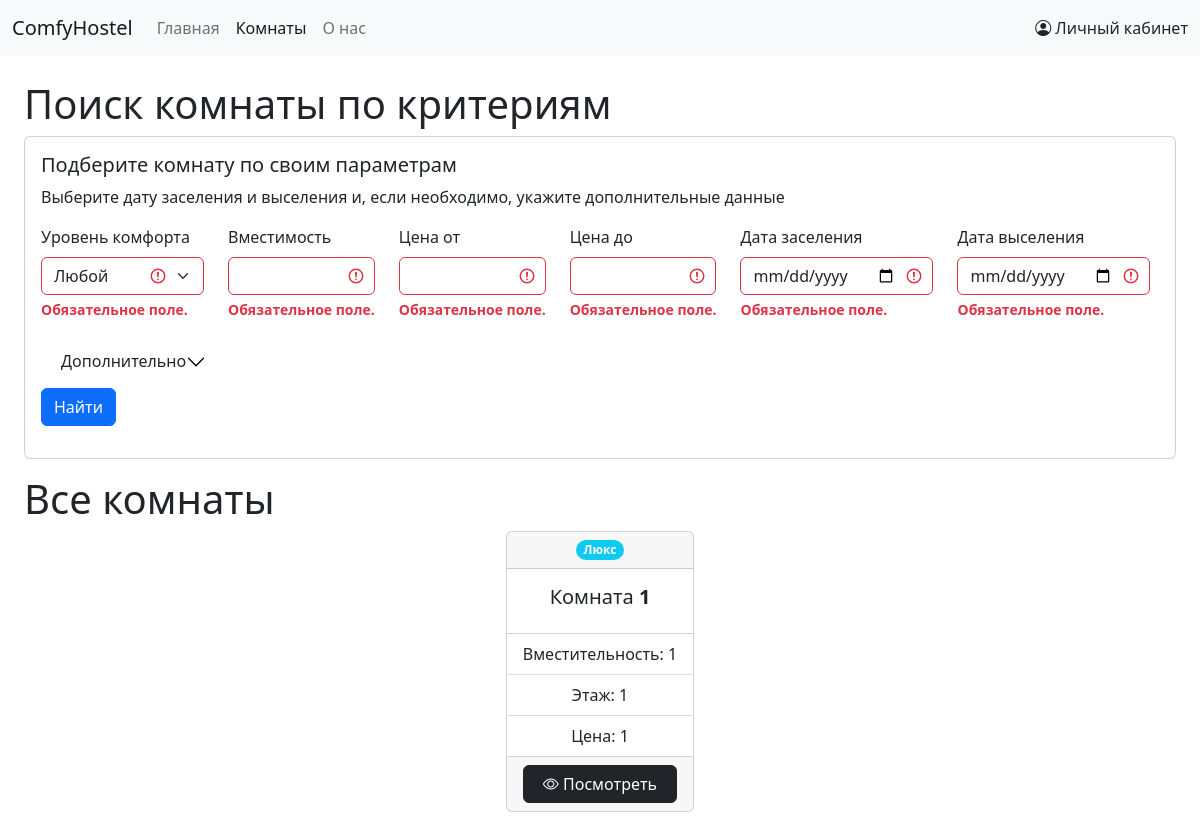
/home/rooms/, run on an earlier commit of the app's database.
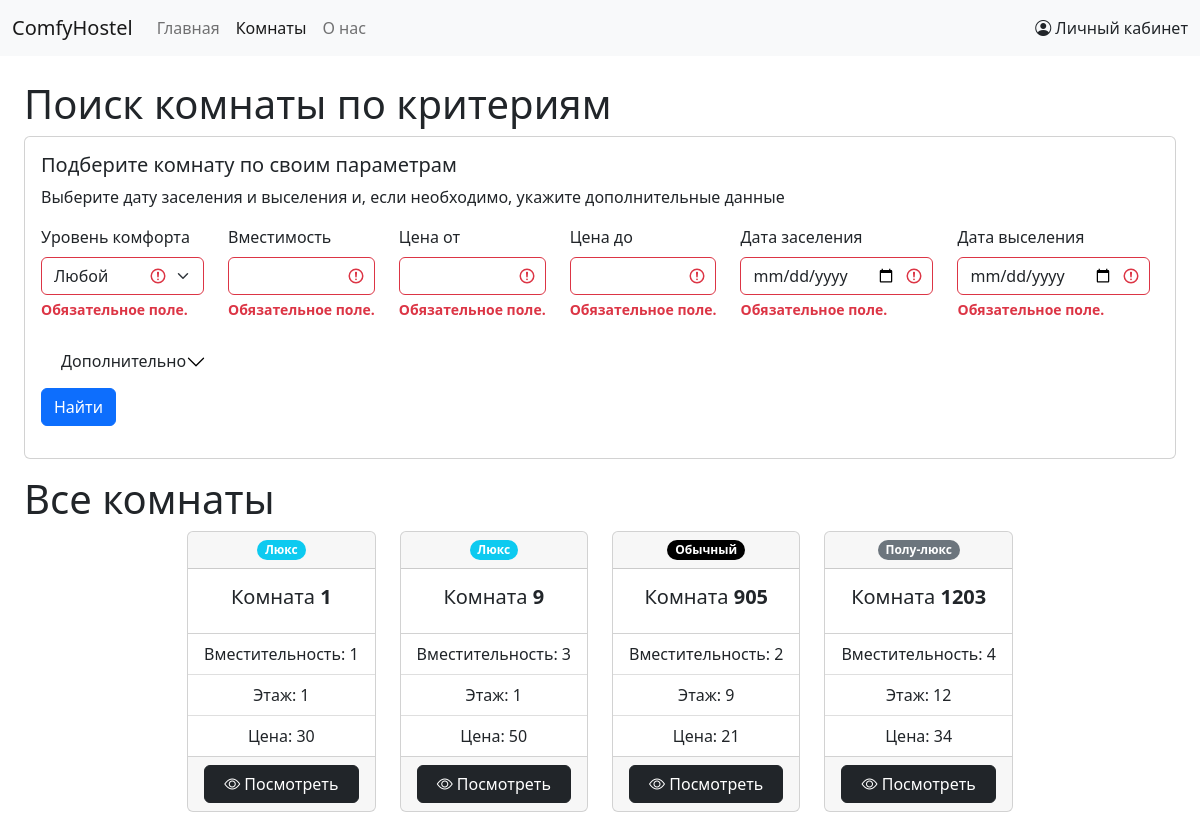
And on a later commit of the database.
### home/models.py (models this page shows, shortened)
class Room(models.Model):
    CAPACITY_CHOICES = [
        (1, 1), (2, 2), (3, 3), (4, 4), (5, 5),
    ]
    capacity = models.IntegerField(choices=CAPACITY_CHOICES, default=CAPACITY_CHOICES[0])
    COMFORTABILITY_CHOICES = [
        ("lux", "Люкс"),
        ("semi-lux", "Полу-люкс"),
        ("standard", "Обычный"),
    ]
    comfortability = models.CharField(choices=COMFORTABILITY_CHOICES, max_length=20)
    number = models.IntegerField(primary_key=True, unique=True)
    floor = models.IntegerField()
    price = models.IntegerField()
    STATUSES_LIST = [
        ("available", "Свободна"),
        ("taken", "Занята"),
    ]
    status = models.CharField(max_length=20, choices=STATUSES_LIST, default=STATUSES_LIST[0])
    def get_absolute_url(self):
        return reverse('room-detail', args=[str(self.number)])

### home/views.py (the view, shortened to what this page needs)
# urls.py: path('rooms/', views.rooms, name="rooms"),
def rooms(request):
    form = RoomsFilterForm(request.POST)
    room_query_set = Room.objects.all()
    is_found = False
    context = {
        'form': form,
        'room_list': room_query_set,
        'is_found': is_found,
    }
    return render(request, template_name='home/room_list.html', context=context)

### home/forms.py (called while the page is built)
    def clean(self):
        cd = self.cleaned_data
        if cd.get('date_to') and cd.get('date_from'):
            if cd.get('date_to') <= cd.get('date_from'):
                self.add_error('date_to', 'Дата выселения должна быть позднее, чем дата заселения')
            if cd.get('date_from') < datetime.date.today():
                self.add_error('date_from', 'Дата заселения должна быть не ранее текущей даты')
        return cd

### home/templates/home/room_list.html (shortened to what this page needs)
{% extends 'base_generic.html' %}
{% load crispy_forms_filters %}
{% load crispy_forms_field %}
{% load crispy_forms_tags %}
{% load crispy_forms_utils %}
{% block content %}
    <h1 class="header">Поиск комнаты по критериям</h1>
    <div class="col card">
        <div class="card-body">
            <h5 class="card-title">Подберите комнату по своим параметрам</h5>
            <p class="card-text">Выберите дату заселения и выселения и, если необходимо, укажите дополнительные данные</p>
            <form method="post">
                <div class="row row-cols-md-2">
                    <div class="col-md-auto">{{ form.comfortability|as_crispy_field }}</div>
                    <div class="col-md-auto">{{ form.capacity|as_crispy_field }}</div>
                    <div class="col-md-auto">{{ form.price_from|as_crispy_field }}</div>
                    <div class="col-md-auto">{{ form.price_to|as_crispy_field }}</div>
                    <div class="col-md-auto">{{ form.date_from|as_crispy_field }}</div>
                    <div class="col-md-auto">{{ form.date_to|as_crispy_field}}</div>
                </div>
                <div class="row row-cols-auto">
                    <div class="accordion accordion-flush col-md-auto" id="accordionFlushAdditional">
                        <div class="accordion-item">
                            <h2 class="accordion-header" style="--bs-btn-padding-x: 0rem;" id="flush-headingOne">
                                <button class="accordion-button collapsed" type="button" data-bs-toggle="collapse" data-bs-target="#flush-collapseOne" aria-expanded="false" aria-controls="flush-collapseOne">
                                    Дополнительно
                                </button>
                            </h2>
                        </div>
                    </div>
                </div>
                <button type="submit" name="findRoom" class="btn btn-primary" value="find">Найти</button>
            </form>
        </div>
    </div>
    <div class="col mt-3">
        {% if form.is_valid %}
            <h1 class="header">Найденные комнаты</h1>
        {% else %}
            <h1 class="header">Все комнаты</h1>
        {% endif %}
        <div class="row row-cols-auto justify-content-center g-4">
            {% for room in room_list %}
                <div class="col-md-auto" href="#">
                    <div class="card text-center h-100">
                        <div class="card-header">
                            <span class="badge {% if room.comfortability == 'lux' %} bg-info {% elif room.comfortability == 'semi-lux' %} bg-secondary {% else %} bg-black {% endif %} rounded-pill">{{ room.get_comfortability_display }}</span>
                        </div>
                        <div class="card-body">
                            <h5 class="card-title">Комната <strong>{{ room.number }}</strong>
                            </h5>
                        </div>
                        <ul class="list-group list-group-flush">
                            <li class="list-group-item">Вместительность: {{ room.capacity }}</li>
                            <li class="list-group-item">Этаж: {{ room.floor }}</li>
                            <li class="list-group-item">Цена: {{ room.price }}</li>
                        </ul>
                        <div class="card-footer">
                            <div class="d-grid gap-2">
                                <a class="btn btn-primary btn-dark" href="{{ room.get_absolute_url }}"><i class="bi bi-eye"></i> Посмотреть</a>
                            </div>
                        </div>
                    </div>
                </div>
            {% empty %}
                <div class="col-md">
                    Ничего не найдено
                </div>
            {% endfor %}
        </div>
    </div>
{% endblock %}

### home/templates/base_generic.html (shortened to what this page needs)
{% load crispy_forms_filters %}
{% load static %}
{% load crispy_forms_tags %}
<!DOCTYPE html>
<html lang="ru">
<head>
    <link href="https://cdn.jsdelivr.net/npm/bootstrap@5.2.0/dist/css/bootstrap.min.css" rel="stylesheet">
    <link rel="stylesheet" href="https://cdn.jsdelivr.net/npm/bootstrap-icons@1.9.1/font/bootstrap-icons.css">
<link rel="stylesheet" href="{% static 'css/styles.css' %}">
</head>
<body>
{% block navbar %}
<nav class="navbar navbar-expand-lg bg-light">
                <div class="container-fluid">
                    <a class="navbar-brand" href="{% url "index" %}">ComfyHostel</a>
                    <div class="collapse navbar-collapse" id="navbarSupportedContent">
                        <ul class="navbar-nav me-auto mb-2 mb-lg-0">
                            <li class="nav-item">
                                <a class="nav-link {% if request.path == '/home/' %} active {% endif %}" aria-current="page" href="{% url 'index' %}">Главная</a>
                            </li>
                            <li class="nav-item">
                                <a class="nav-link {% if request.path == '/home/rooms/' %} active {% endif %}" href="{% url 'rooms' %}">Комнаты</a>
                            </li>
                            <li class="nav-item">
                                <a class="nav-link {% if request.path == '/about/' %} active {% endif %}" href="{% url 'about' %}">О нас</a>
                            </li>
                        </ul>
                        <div class="nav-item"><a class="nav-link" href="{% url 'profile' %}"><i class="bi bi-person-circle"></i> {% if user.is_authenticated %} {{ user.get_username }}{% else %}Личный кабинет{% endif %}</a></div>
                    </div>
                </div>
            </nav>
{% endblock %}
<div class="container-fluid p-4">
    <div class="row">
        <div class="col">
        {% block content %}
        {% endblock %}
    </div>
    </div>
</div>
</body>
</html>

What changed in the data, as far as the page shows it:
changed Room id 1: price "1" → "30"
added Room: comfortability "Люкс", number "9", capacity "3", floor "1", price "50"
added Room: comfortability "Обычный", number "905", capacity "2", floor "9", price "21"
added Room: comfortability "Полу-люкс", number "1203", capacity "4", floor "12", price "34"
